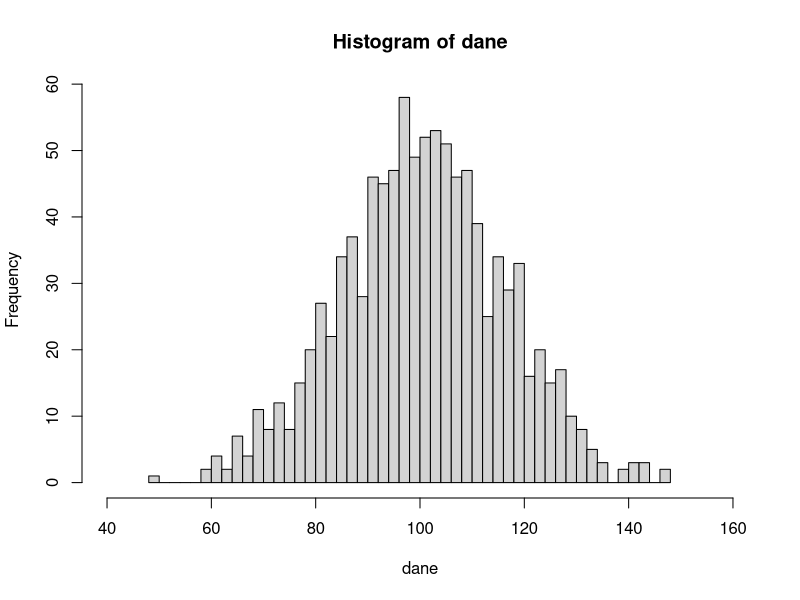
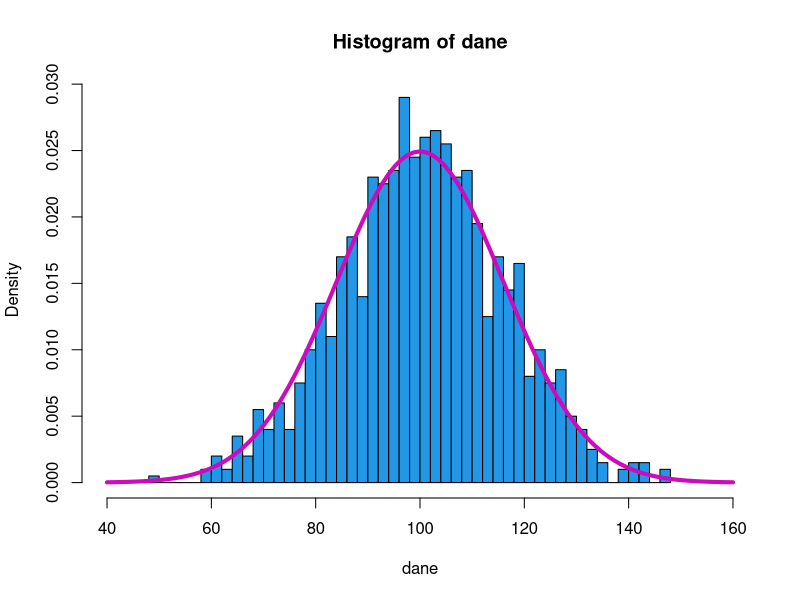
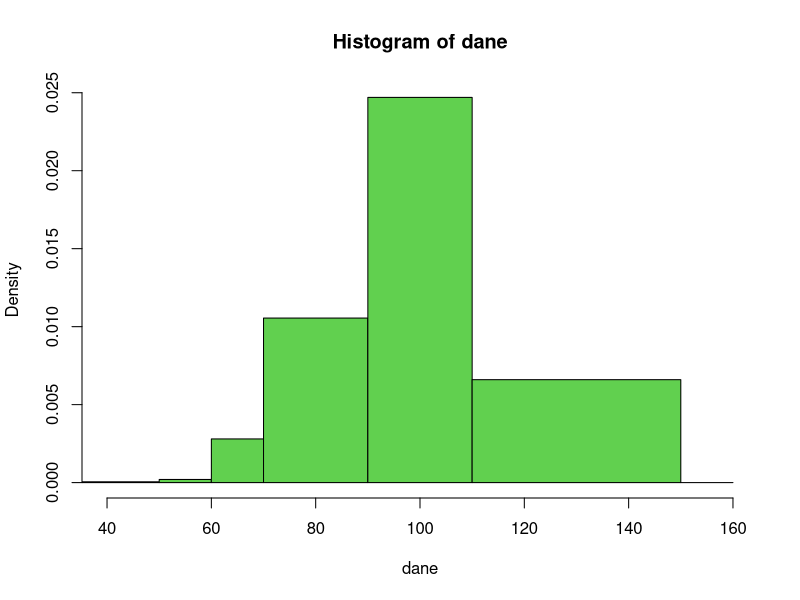
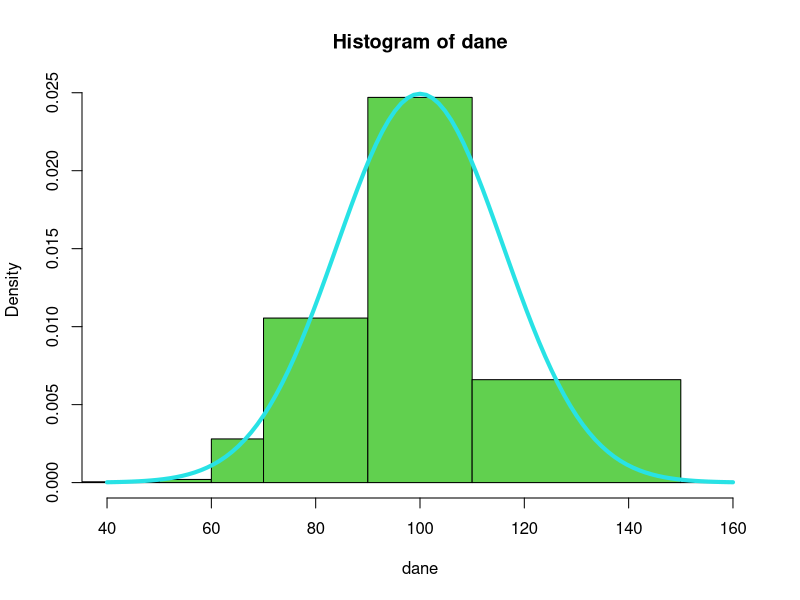

R code for these plots, in order:
dane <- rnorm(1000, 100, 16)

h <- hist(dane, breaks = 50, xlim = c(40, 160), freq = TRUE) 
h <- hist(dane, breaks = 50, xlim = c(40, 160), col = 4, freq = FALSE) # freq = FALSE dla wykresu gęstości # nolint
str(h)

curve(dnorm(x, 100, 16), from = 40, to = 160, lwd = 4, col = 6, add = TRUE)

breaks <- c(30, 50, 60, 70, 90, 110, 150, 160)
h2 <- hist(dane, breaks = breaks, xlim = c(40, 160), col = 3)

h2 <- hist(dane, breaks = breaks, xlim = c(40, 160), col = 3, freq = FALSE)
curve(dnorm(x, 100, 16), from = 40, to = 160, lwd = 4, col = 5, add = TRUE)

# NOTE:
# wykres częstości i gęstości zmiennej losowej
# freq = FALSE - wykres gęstości
